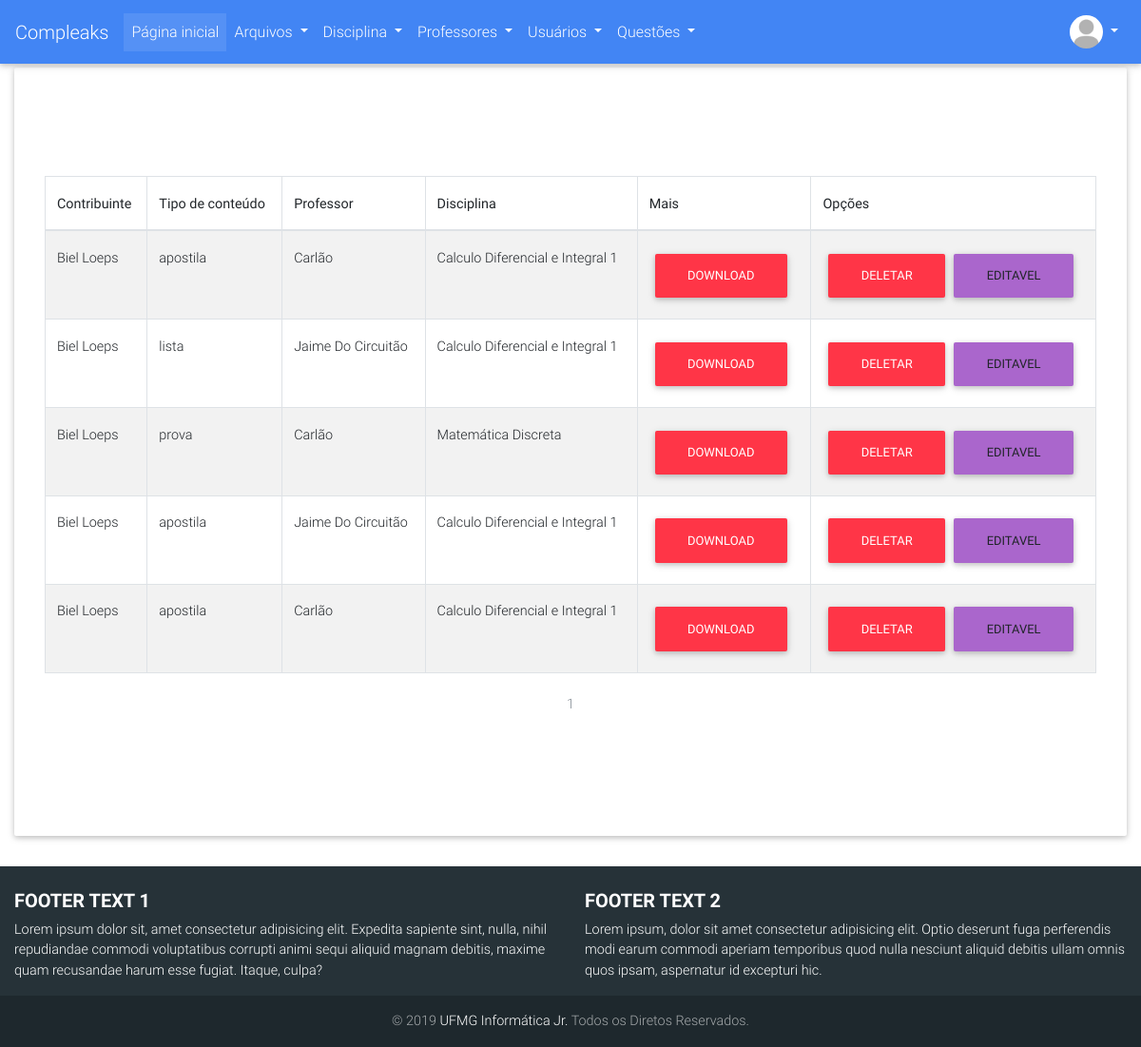
/arquivos/listar (signed in), run on the app's committed database.
### compleaks/usuarios/models.py (models this page shows, shortened)
class Usuario(db.Model, UserMixin):
	__tablename__ = 'usuarios'
	id = db.Column(db.Integer, primary_key=True)
	username = db.Column(db.String(30), unique=True)
	hhash = db.Column(db.String)
	nome = db.Column(db.String(120))
	email = db.Column(db.String(120), unique=True)
	curso = db.Column(db.String(64))
	periodo = db.Column(db.Integer)
	is_admin = db.Column(db.Integer)
	data_criacao = db.Column(db.DateTime, default=datetime.now)
	avatar = db.Column(db.String(120), default="default_profile.png")
	ativado = db.Column(db.Boolean)
	data_deletado = db.Column(db.DateTime, nullable=True)
	id_deletor = db.Column(db.Integer, nullable=True)
	motivo_delete = db.Column(db.String(120), nullable=True)
	arquivos = db.relationship('Arquivo', backref='author', lazy=True)
	avaliacoes = db.relationship('Avaliacao_Arquivo', backref='avaliador', lazy=True)

### compleaks/arquivos/models.py (models this page shows, shortened)
class Arquivo(db.Model):
	__tablename__ = 'arquivos'
	id = db.Column(db.Integer, primary_key=True)
	arquivo = db.Column(db.String(120), nullable=False)
	ano = db.Column(db.Integer)
	semestre = db.Column(db.String(80))
	tipo_conteudo = db.Column(db.String(120))
	observacoes = db.Column(db.Text)
	extensao = db.Column(db.String(6))
	data_submissao = db.Column(db.DateTime, default=datetime.now)
	nota = db.Column(db.Integer, nullable=True)
	data_deletado = db.Column(db.DateTime, nullable=True)
	ativado = db.Column(db.Boolean)
	id_deletor = db.Column(db.Integer, nullable=True)
	motivo_delete = db.Column(db.String(600), nullable=True)
	professors = db.relationship(Professor)
	disciplinas = db.relationship(Disciplina)
	usuarios = db.relationship(Usuario)
	professor_id = db.Column(db.Integer, db.ForeignKey('professores.id'), nullable=True)
	disciplina_id = db.Column(db.Integer, db.ForeignKey('disciplinas.id'), nullable=False)
	usuario_id = db.Column(db.Integer, db.ForeignKey('usuarios.id'), nullable=False)
	avaliacoes = db.relationship('Avaliacao_Arquivo', backref='arquivo_avaliado', lazy=True)

### compleaks/professores/models.py (models this page shows, shortened)
class Professor(db.Model):
	__tablename__ = 'professores'
	id = db.Column(db.Integer, primary_key=True)
	nome = db.Column(db.String, unique=True)
	unidade_academica_id = db.Column(db.Integer)
	data_criacao = db.Column(db.DateTime, default=datetime.now())
	ativado = db.Column(db.Boolean)
	data_deletado = db.Column(db.DateTime, nullable=True)
	id_deletor = db.Column(db.Integer, nullable=True)
	id_criador = db.Column(db.Integer, nullable=True)
	motivo_delete = db.Column(db.String(120), nullable=True)
	arquivos = db.relationship('Arquivo', backref='professor', lazy=True)

### compleaks/disciplinas/models.py (models this page shows, shortened)
class Disciplina(db.Model):
	__tablename__ = 'disciplinas'
	id = db.Column(db.Integer, primary_key=True)
	nome = db.Column(db.String, unique=True)
	data_criacao = db.Column(db.DateTime, default=datetime.now())
	ativado = db.Column(db.Boolean)
	data_deletado = db.Column(db.DateTime, nullable=True)
	id_deletor = db.Column(db.Integer, nullable=True)
	id_criador = db.Column(db.Integer, nullable=True)
	motivo_delete = db.Column(db.String(120), nullable=True)
	arquivos = db.relationship('Arquivo', backref='disciplina', lazy=True)

### compleaks/arquivos/views.py (the view)
@arquivos.route('/listar', methods=['POST', 'GET'])
def listar():
	form_login = LoginForm()
	page = request.args.get('page', 1, type=int)
	arquivos = Arquivo.query.filter_by(ativado=True)\
				.order_by(Arquivo.data_submissao.desc())\
				.paginate(page=page, per_page=12)
	tem_arquivo = Arquivo.query.order_by(Arquivo.data_submissao.desc()).first()
	if tem_arquivo is None:
		abort(404)
	try:
		if current_user.is_admin:
			arquivos = Arquivo.query\
					.order_by(Arquivo.data_submissao.desc())\
					.paginate(page=page, per_page=12)
			return render_template('todos_arquivos_adm.html', arquivos=arquivos, form_login=form_login)
		else:
			return render_template('todos_arquivos_normal.html', arquivos=arquivos, form_login=form_login)
	except:
		return render_template('todos_arquivos_normal.html', arquivos=arquivos, form_login=form_login)

### compleaks/usuarios/models.py (called while the page is built)
@login_manager.user_loader
def load_user(user_id):
    return Usuario.query.get(user_id)

### compleaks/arquivos/templates/arquivos/todos_arquivos_adm.html (shortened to what this page needs)
{% extends "base.html" %}
{% block content %}
<table class="table table-striped table-bordered table-hover">
    <thead>
      <tr>
        <th scope="col">Contribuinte</th>
        <th scope="col">Tipo de conteúdo</th>
        <th scope="col">Professor</th>
        <th scope="col">Disciplina</th>
        <th scope="col">Mais</th>
        {% if current_user.is_authenticated %}
            <th scope="col">Opções</th>
        {% endif %}
      </tr>
    </thead>
    <tbody>
    {% for arquivo in arquivos.items %}
        {% if current_user.is_admin %}
            {% if arquivo.ativado %}
                <tr>
            {% else %}
                <tr class="table-danger">
            {% endif %}
            {% if not arquivo.ativado %}
                <td>{{ arquivo.author.username }}</td>
                <td>{{ arquivo.tipo_conteudo}}</td>
                <td>{{ arquivo.professor.nome }}</td>
                <td>{{ arquivo.disciplina.nome }}</td>
            {% else %}
                <td>{{ arquivo.author.username }}</td>
                <td>{{ arquivo.tipo_conteudo}}</td>
                <td>{{ arquivo.professor.nome }}</td>
                <td>{{ arquivo.disciplina.nome }}</td>
            {% endif %}
            <td>
                <button type="button" class="btn btn-danger" data-toggle="modal" data-target="#confirm{{arquivo.id}}" >Download</button>
            </td>
            <td>
            {% if arquivo.ativado %}
                <button type="button" class="btn btn-danger" data-toggle="modal" data-target="#del_confirm{{arquivo.id}}" >Deletar</button>
            {% else  %}
                <button type="button" class="btn btn-danger" data-toggle="modal" data-target="#red_confirm{{arquivo.id}}" >Redefinir</button>
            {% endif %}
            {% if current_user == arquivo.author %}
                <a class="btn btn-secondary" href="{{ url_for('arquivos.editar', arq_id=arquivo.id) }}">Editavel</a>
            {% endif %}
            </td>
            </tr>
        {% endif %}
    {% endfor %}
    </tbody>
  </table>
    <nav aria-label="Page navigation example">
        <ul class="pagination justify-content-center">
            {% for page_num in arquivos.iter_pages(left_edge=1, right_edge=1, left_current=1, right_current=2) %}
                {% if arquivos.page == page_num and page_num %}
                    <li class="page-item disabled">
                        <a class="page-link" href="{{ url_for('arquivos.listar', page=page_num) }}">{{ page_num }}</a></li>
                {% elif page_num %}
                    <li class="page-item">
                        <a class="page-link" href="{{ url_for('arquivos.listar', page=page_num) }}">{{ page_num }}</a></li>
                    </li>
                {% else %}
                    ...
                {% endif %}
            {% endfor %}
        </ul>
    </nav>
{% endblock %}

### compleaks/templates/base.html (shortened to what this page needs)
<!DOCTYPE html>
<html lang="en">
<head>
  <link rel="stylesheet" href="https://use.fontawesome.com/releases/v5.7.0/css/all.css">
  <link href="{{url_for('static',filename='css/bootstrap.min.css')}}" rel="stylesheet">
  <link href="{{url_for('static',filename='css/mdb.min.css')}}" rel="stylesheet">
  <link href="{{url_for('static',filename='css/style.css')}}" rel="stylesheet">
</head>
<body>
  <nav class="mb-1 navbar navbar-expand-lg navbar-dark primary-color lighten-1">
    <a class="navbar-brand" href="{{ url_for('principal.index') }}">Compleaks</a>
  <div class="collapse navbar-collapse" id="navbarSupportedContent-555">
    <ul class="navbar-nav mr-auto">
      <li class="nav-item active">
        <a class="nav-link" href="{{ url_for('principal.index') }}">Página inicial
        </a>
      </li>
      <li class="nav-item dropdown">
        <a class="nav-link dropdown-toggle" id="navbarDropdownMenuLink-555" data-toggle="dropdown" aria-haspopup="true"
          aria-expanded="false">Arquivos
        </a>
      </li>
      <li class="nav-item dropdown">
        <a class="nav-link dropdown-toggle" id="navbarDropdownMenuLink-555" data-toggle="dropdown" aria-haspopup="true"
          aria-expanded="false">Disciplina
        </a>
      </li>
      <li class="nav-item dropdown">
        <a class="nav-link dropdown-toggle" id="navbarDropdownMenuLink-555" data-toggle="dropdown" aria-haspopup="true"
          aria-expanded="false">Professores
        </a>
      </li>
      {% if current_user.is_admin %}
        <li class="nav-item dropdown">
          <a class="nav-link dropdown-toggle" id="navbarDropdownMenuLink-555" data-toggle="dropdown" aria-haspopup="true"
            aria-expanded="false">Usuários
          </a>
        </li>
      {% endif %}
      <li class="nav-item dropdown">
        <a class="nav-link dropdown-toggle" id="navbarDropdownMenuLink-555" data-toggle="dropdown" aria-haspopup="true"
          aria-expanded="false"> Questões
        </a>
      </li>
    </ul>
    <ul class="navbar-nav ml-auto nav-flex-icons">
      {% if not current_user.is_authenticated %}
        <li class="nav-item dropdown">
          <a class="nav-link dropdown-toggle" id="navbarDropdownMenuLink-4" data-toggle="dropdown" aria-haspopup="true"
            aria-expanded="false">
            <i class="fas fa-user"></i></a>
          <div class="dropdown-menu dropdown-menu-right dropdown-info" aria-labelledby="navbarDropdownMenuLink-4">
            <a class="dropdown-item" data-toggle="modal" data-target="#elegantModalForm">Entrar</a>
            <a class="dropdown-item" href="{{url_for('usuarios.adicionar')}}">Cadastrar</a>
          </div>
        </>
      {% else %}
        <li class="nav-item avatar dropdown">
          <a class="nav-link dropdown-toggle" id="navbarDropdownMenuLink-55" data-toggle="dropdown" aria-haspopup="true"
            aria-expanded="false">
            <img src="{{url_for('static', filename='images/avatares/'+current_user.avatar)}}" class="rounded-circle z-depth-0" alt="Avatar" height="35" width="35" style="object-fit: cover;">
          </a>
        </li>
      {% endif %}
    </ul>
  </div>
</nav>
  <div class="container-fluid">
    <div class="jumbotron" style="background-color: white;">
      <div style="margin-bottom: 50px; margin-top: 50px;">
        {% block content %}
        {% endblock %}
      </div>
    </div>
  </div>
<footer class="page-footer font-small special-color-dark teal pt-4">
    <div class="container-fluid text-center text-md-left">
      <div class="row">
        <div class="col-md-6 mt-md-0 mt-3">
          <h5 class="text-uppercase font-weight-bold">Footer text 1</h5>
          <p>Lorem ipsum dolor sit, amet consectetur adipisicing elit. Expedita sapiente sint, nulla, nihil repudiandae commodi voluptatibus corrupti animi sequi aliquid magnam debitis, maxime quam recusandae harum esse fugiat. Itaque, culpa?</p>
        </div>
        <div class="col-md-6 mb-md-0 mb-3">
          <h5 class="text-uppercase font-weight-bold">Footer text 2</h5>
          <p>Lorem ipsum, dolor sit amet consectetur adipisicing elit. Optio deserunt fuga perferendis modi earum commodi aperiam temporibus quod nulla nesciunt aliquid debitis ullam omnis quos ipsam, aspernatur id excepturi hic.</p>
        </div>
      </div>
    </div>
    <div class="footer-copyright text-center py-3">© 2019
      <a href="http://ijunior.com.br"> UFMG Informática Jr.</a> Todos os Diretos Reservados.
    </div>
  </footer>
</body>
</html>

### compleaks/static/css/style.css (style rules this page uses)
html { width: 100%; height: 100%; }

### data on the page
Usuario: avatar (placeholder picture)
Arquivo: author.username "Biel Loeps", tipo_conteudo "apostila", professor.nome "Carlão", disciplina.nome "Calculo Diferencial e Integral 1"
Arquivo: author.username "Biel Loeps", tipo_conteudo "lista", professor.nome "Jaime Do Circuitão", disciplina.nome "Calculo Diferencial e Integral 1"
Arquivo: author.username "Biel Loeps", tipo_conteudo "prova", professor.nome "Carlão", disciplina.nome "Matemática Discreta"
Arquivo: author.username "Biel Loeps", tipo_conteudo "apostila", professor.nome "Jaime Do Circuitão", disciplina.nome "Calculo Diferencial e Integral 1"
Arquivo: author.username "Biel Loeps", tipo_conteudo "apostila", professor.nome "Carlão", disciplina.nome "Calculo Diferencial e Integral 1"

### other printed values
{{ page_num }} "1"
